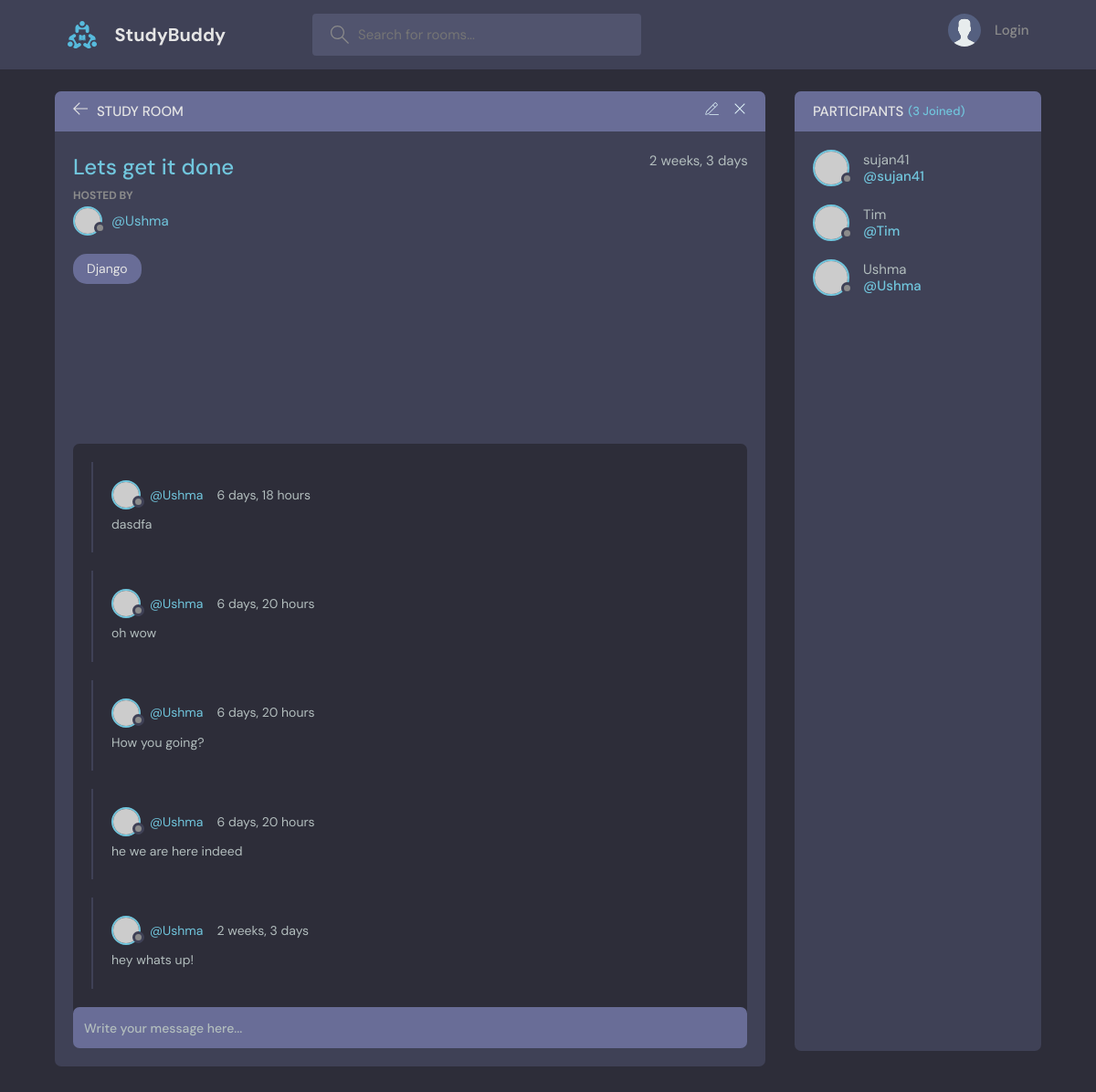
Page /room/6/ on the committed database.
### base/models.py (models this page shows, shortened)
class Room(models.Model):
    host = models.ForeignKey(User, on_delete=models.SET_NULL, null=True)
    topic = models.ForeignKey(Topic, on_delete=models.SET_NULL, null=True)
    name = models.CharField(max_length=200)
    description = models.TextField(null=True, blank=True)
    participants = models.ManyToManyField(User, related_name='participants', blank=True)
    updated = models.DateTimeField(auto_now=True)
    created = models.DateTimeField(auto_now_add=True)
    class Meta:
        ordering = ['-updated', '-created']

class Topic(models.Model):
    name = models.CharField(max_length=200)
    def __str__(self):
        return self.name

class Message(models.Model):
    user = models.ForeignKey(User, on_delete=models.CASCADE)
    room = models.ForeignKey(Room, on_delete=models.CASCADE)
    body = models.TextField()
    updated = models.DateTimeField(auto_now=True)
    created = models.DateTimeField(auto_now_add=True)
    class Meta:
        ordering = ['-updated', '-created']

### base/views.py (the view, shortened to what this page needs)
# urls.py: path('room/<str:pk>/', views.room, name="room"),
def room(request, pk):
    room = Room.objects.get(id=pk)
    room_messages = Message.objects.filter(room_id = pk).order_by('-created')
    participants = room.participants.all()
    context = {'room': room, 'room_messages': room_messages, 'participants': participants}
    return render(request,'base/room.html', context)

### base/templates/base/room.html (shortened to what this page needs)
{% extends 'main.html' %}
{% block content %}
  <main class="profile-page layout layout--2">
      <div class="container">
        <div class="room">
          <div class="room__top">
            <div class="room__topLeft">
              <a href="index.html">
                <svg version="1.1" xmlns="http://www.w3.org/2000/svg" width="32" height="32" viewBox="0 0 32 32">
                  <title>arrow-left</title>
                  <path
                    d="M13.723 2.286l-13.723 13.714 13.719 13.714 1.616-1.611-10.96-10.96h27.625v-2.286h-27.625l10.965-10.965-1.616-1.607z"
                  ></path>
                </svg>
              </a>
              <h3>Study Room</h3>
            </div>
            <div class="room__topRight">
              <a href="{% url 'update-room' room.id %}">
              </a>
              <a href="{% url 'delete-room' room.id %}">
                <svg version="1.1" xmlns="http://www.w3.org/2000/svg" width="32" height="32" viewBox="0 0 32 32">
                  <title>remove</title>
                  <path
                    d="M27.314 6.019l-1.333-1.333-9.98 9.981-9.981-9.981-1.333 1.333 9.981 9.981-9.981 9.98 1.333 1.333 9.981-9.98 9.98 9.98 1.333-1.333-9.98-9.98 9.98-9.981z"
                  ></path>
                </svg>
              </a>
            </div>
          </div>
          <div class="room__box scroll">
            <div class="room__header scroll">
              <div class="room__info">
                <h3>{{room.name}}</h3>
                <span>{{room.created|timesince}}</span>
              </div>
              <div class="room__hosted">
                <p>Hosted By</p>
                <a href="#" class="room__author">
                  <div class="avatar avatar--small">
                    <img src="https://randomuser.me/api/portraits/men/37.jpg" />
                  </div>
                  <span>@{{room.host}}</span>
                </a>
              </div>
              <span class="room__topics">{{room.topic}}</span>
            </div>
            <div class="room__conversation">
              <div class="threads scroll">
                {% for message in room_messages %}
                <div class="thread">
                  <div class="thread__top">
                    <div class="thread__author">
                      <a href="{% url 'profile' message.user.id %}" class="thread__authorInfo">
                        <div class="avatar avatar--small">
                          <img src="https://randomuser.me/api/portraits/men/37.jpg" />
                        </div>
                        <span>@{{message.user}}</span>
                      </a>
                      <span class="thread__date">{{message.created|timesince}}</span>
                    </div>
                  </div>
                  <div class="thread__details">
                    {{message.body}}
                  </div>
                </div>
                {% endfor %}
              </div>
            </div>
          </div>
          <div class="room__message">
            <form action="" method="post">{% csrf_token %}<input name="body" placeholder="Write your message here..." /></form>
          </div>
        </div>
        <div class="participants">
          <h3 class="participants__top">Participants <span>({{participants.count}} Joined)</span></h3>
          <div class="participants__list scroll">
            {% for user in participants %}
            <a href="{% url 'profile' user.id %}" class="participant">
              <div class="avatar avatar--medium">
                <img src="https://randomuser.me/api/portraits/men/37.jpg" />
              </div>
              <p>
                {{user.username}}
                <span>@{{user}}</span>
              </p>
            </a>
            {% endfor %}
          </div>
        </div>
      </div>
    </main>
{% endblock %}

### rows in the picture
Room: name "Lets get it done", created "2 weeks, 3 days", host "Ushma", topic "Django"
Message: user "Ushma", created "6 days, 18 hours", body "dasdfa"
Message: user "Ushma", created "6 days, 20 hours", body "oh wow"
Message: user "Ushma", created "6 days, 20 hours", body "How you going?"
Message: user "Ushma", created "6 days, 20 hours", body "he we are here indeed"
Message: user "Ushma", created "2 weeks, 3 days", body "hey whats up!"

### other values in the picture
{{ participants.count }} "3"
{{ user.username }} "sujan41"
{{ user }} "sujan41"
{{ user.username }} "Tim"
{{ user }} "Tim"
{{ user.username }} "Ushma"
{{ user }} "Ushma"
